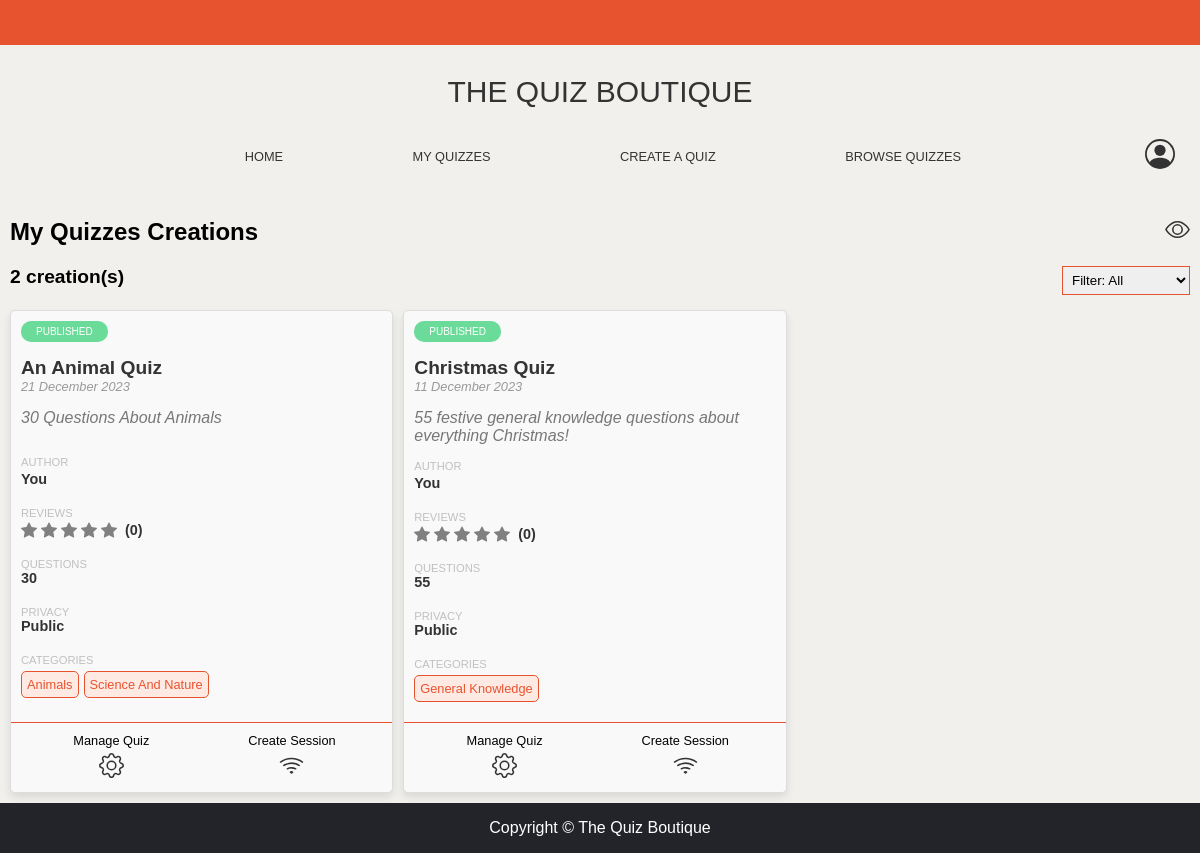
The page /my_quizzes/ (signed in) on the database its author committed.
### quiz/models.py (models this page shows, shortened)
class Quiz(models.Model):
    class Meta:
        verbose_name_plural = 'Quiz'
    author = models.ForeignKey(User, on_delete=models.CASCADE)
    title = models.CharField('Quiz title', max_length=200)
    title_url = models.CharField('Quiz title URL', max_length=255)
    description = models.TextField('Quiz description', blank=True, null=True, default="")
    category1 = models.CharField('Category 1', max_length=30, blank=True, null=True, default="")
    category2 = models.CharField('Category 2', max_length=30, blank=True, null=True, default="")
    category3 = models.CharField('Category 3', max_length=30, blank=True, null=True, default="")
    category4 = models.CharField('Category 4', max_length=30, blank=True, null=True, default="")
    featured = models.BooleanField('Featured status', default=False)
    private = models.BooleanField('Marked as private (no for public hosting)', default=False)
    complete = models.BooleanField('Complete status', default=False)
    edit_only = models.BooleanField('Editing only', default=False)
    hidden = models.BooleanField('Hidden', default=False)
    created_on = models.DateTimeField(auto_now_add=True)
    rating = models.IntegerField('Rating', default=0) #TODO: Do we need this field?
    def get_question_count(self):
        return self.question_set.count()

### quiz/views.py (the view, shortened to what this page needs)
# urls.py: path("my_quizzes/", views.my_quizzes, name="my_quizzes"),
@login_required
def my_quizzes(request):
    if request.method == "POST":
        if "host" in request.POST:
            quiz_id = int(request.POST["quiz_id"])
            try:
                quiz_data = Quiz.objects.get(author=request.user, id=quiz_id)
                if quiz_data.private == True:
                    if quiz_data.author == request.user:
                        pass
                    else:
                        messages.error(request, "Access denied. This is a private quiz.")
                        return redirect('my_quizzes')
                if quiz_data.hidden == True or quiz_data.complete == False:
                    messages.error(request, "Access denied. This quiz is unavailable.")
                    return redirect('my_quizzes')
                question_data = Question.objects.filter(quiz=quiz_data).order_by('question_number').first()
                quiz_instance = QuizInstance.objects.create(host=request.user, quiz=quiz_data, question_number=question_data.question_number, play_type=0)
                QuestionStep.objects.create(quiz_instance = quiz_instance, question = question_data)
                messages.success(request, "You have successfully created a hosting session.")
                return redirect('my_quizzes')
            except Exception as e:
                messages.error(request, "Unexpected error. Error: {}".format(e))
                return redirect('my_quizzes')
        elif "delete" in request.POST:
            quiz_id = int(request.POST["quiz_id"])
            try:
                quiz_data = QuizInstance.objects.get(host=request.user, id=quiz_id)
                if quiz_data.quiz_step == 0 or quiz_data.quiz_step == 1:
                    quiz_data.delete()
                    messages.success(request, "This quiz session was successfully deleted.")
                else:
                    messages.error(request, "This quiz has been completed. You may only archive this quiz session.")
                return redirect('my_quizzes')
            except Exception as e:
                messages.error(request, "Unexpected error. Error: {}".format(e))
                return redirect('my_quizzes')
        elif "archive" in request.POST:
            quiz_id = int(request.POST["quiz_id"])
            try:
                quiz_data = QuizInstance.objects.get(host=request.user, id=quiz_id)
                if quiz_data.quiz_step == 2:
                    quiz_data.archived = True
                    quiz_data.save()
                    messages.success(request, "This quiz session was successfully archived.")
                else:
                    messages.error(request, "This quiz instance is not yet complete. You may only archive once complete.")
                return redirect('my_quizzes')
            except Exception as e:
                messages.error(request, "Unexpected error. Error: {}".format(e))
                return redirect('my_quizzes')
        elif "leave" in request.POST:
            quiz_id = int(request.POST["quiz_id"])
            try:
                quiz_data = QuizInstance.objects.get(id=quiz_id)
                if quiz_data.quiz_step == 0 or quiz_data.quiz_step == 1:
                    participation = Participant.objects.get(quiz=quiz_data, user=request.user)
                    participation.delete()
                    if quiz_data.play_type == 1 and quiz_data.host == request.user:
                        quiz_data.delete()
                    elif quiz_data.play_type == 2:
                        quiz_data.delete()
                    messages.success(request, "You successfully left the quiz.")
                else:
                    messages.error(request, "This quiz is complete. You can only archive this quiz.")
                return redirect('my_quizzes')
            except Exception as e:
                messages.error(request, "Unexpected error. Error: {}".format(e))
                return redirect('my_quizzes')
        elif "archive_participant" in request.POST:
            quiz_id = int(request.POST["quiz_id"])
            try:
                quiz_data = QuizInstance.objects.get(id=quiz_id)
                if quiz_data.quiz_step == 2:
                    participation = Participant.objects.get(quiz=quiz_data, user=request.user)
                    participation.archived = True
                    participation.save()
                    messages.success(request, "This quiz session was successfully archived.")
                else:
                    messages.error(request, "This quiz is not yet complete. You cannot archive this quiz.")
                return redirect('my_quizzes')
            except Exception as e:
                messages.error(request, "Unexpected error. Error: {}".format(e))
                return redirect('my_quizzes')
        else:
            messages.error(request, "Invalid request.")
            return redirect('my_quizzes')
    else:
        created_quizzes = Quiz.objects.filter(author = request.user, hidden=False).annotate(
                                avg_rating=Avg('quizreviews__rating')).order_by('-created_on', 'title')
        hosted_quizzes = QuizInstance.objects.filter(host = request.user, archived=False).annotate(
                                avg_rating=Avg('quiz__quizreviews__rating')).order_by('-hosted_at')
        joined_quizzes = QuizInstance.objects.filter(participant__user=request.user, participant__archived=False
            ).annotate(avg_rating=Avg('quiz__quizreviews__rating')).order_by('-hosted_at')
        joined_quiz_ids = "quiz_instances = ["
        for quiz in joined_quizzes:
            id_string = f"'{quiz.id}',"
            joined_quiz_ids += id_string
        joined_quiz_ids += "]"
        archived_quizzes = QuizInstance.objects.filter(
            Q(host=request.user) & Q(archived=True) |
            Q(participant__user=request.user) & Q(participant__archived=True)
            ).order_by('-completed_on').prefetch_related('participant_set__quizteam_set', 'participant_set__quizteam_set__quizmember_set')
        additional_data_list = []
        for idx, additional_data in enumerate(additional_data_list):
            archived_quizzes[idx].additional_data = additional_data
        return render(request, "my_quizzes.html", {
            "quizzes": created_quizzes,
            "hosted": hosted_quizzes,
            "archived": archived_quizzes,
            "joined": joined_quizzes,
            "joined_quizzes_ids": joined_quiz_ids,
        })

### quiz/context_processors.py (called while the page is built)
def showcase_context(request):
    showcase_data = ShowcaseQuiz.objects.all().first()
    showcase_status = False
    if showcase_data:
        showcase_status = True
    return {
        'showcase_data': showcase_data,
        'showcase_status': showcase_status,
    }

### quiz/templates/my_quizzes.html (shortened to what this page needs)
{% extends "layout.html" %}
{% load static %}
{% block body %}
    {% if quizzes%}
        <div class="myquiz-top-row-container">
            <div style="display: flex; flex-direction: row; align-items: center;">
                <div style="flex: 1;">
                    <h2>My Quizzes Creations</h2>
                </div>
                <div id="hide-created">
                </div>
            </div>
            <div id="created-view-top" class="myquiz-top-row-subrow">
                <div style="font-weight: bold; font-size: 1.2em;">
                    {{ quizzes|length}} creation(s)
                </div>
                <div style="margin-left: auto;">
                    <select id="filter-category">
                        <option value="class-filter" selected>Filter: All</option>
                    </select>
                </div>
            </div>
        </div>
        <div id="created-view" class="myquiz-card-container">
            {% for quiz in quizzes %}
                <div class="myquiz-card class-filter {% if quiz.complete %}class-filter-complete{% else %}class-filter-inprogress{% endif %}">
                    <div class="myquiz-card-contents">
                        <div class="myquiz-status-container">
                            {% if quiz.complete %}
                                <div class="myquiz-status myquiz-status-green">PUBLISHED</div>
                            {% else %}
                                <div class="myquiz-status myquiz-status-orange">EDITING</div>
                            {% endif %}
                        </div>
                        <div class="myquiz-title">
                            {{ quiz.title }}
                        </div>
                        <div class="myquiz-date">
                            {{ quiz.created_on|date:"d F Y"}}
                        </div>
                        {% if quiz.description %}
                            <div class="myquiz-description">
                                {{ quiz.description }}
                            </div>
                        {% endif %}
                        <div class="myquiz-small-title" style="margin-bottom: 3px;">
                            AUTHOR
                        </div>
                        <div class="myquiz-small-text">
                            You
                        </div>
                        <div class="myquiz-small-title" style="margin-bottom: 3px;">
                            REVIEWS
                        </div>
                        <div id="created-stars-{{ quiz.id }}" class="myquiz-small-text" style="display: flex; align-items: center;">
                            ({{ quiz.quizreviews_set.all|length }})
                        </div>
                        <div class="myquiz-small-title">
                            QUESTIONS
                        </div>
                        <div class="myquiz-small-text">
                            {{ quiz.get_question_count }}
                        </div>
                        <div class="myquiz-small-title">
                            PRIVACY
                        </div>
                        <div class="myquiz-small-text">
                            {% if quiz.private %}
                                Private
                            {% else %}
                                Public
                            {% endif %}
                        </div>
                        <div class="myquiz-small-title">
                            CATEGORIES
                        </div>
                        <div class="myquiz-categories-container">
                            {% if quiz.category1 %}
                            <div class="myquiz-categories-item">
                                {{ quiz.category1 }}
                            </div>
                            {% endif %}
                            {% if quiz.category2 %}
                            <div class="myquiz-categories-item">
                                {{ quiz.category2 }}
                            </div>
                            {% endif %}
                        </div>
                    </div>
                    <div class="myquiz-bottom-buttons-container">
                        <div class="myquiz-bottom-buttons-column">
                            <div style="margin-bottom: 5px; font-size: 0.8em;">
                                Manage Quiz
                            </div>
                            <div>
                                <a href="{% url 'quiz_management' quiz_id=quiz.id %}">
                                </a>
                            </div>
                        </div>
                        <div class="myquiz-bottom-buttons-column">
                            {% if quiz.complete %}
                                <div style="margin-bottom: 5px; font-size: 0.8em;">
                                    Create Session
                                </div>
                                <div>
                                    <form action="{% url 'my_quizzes' %}" method="post">
                                        <button type="submit" class="button-svg" style="background-color: transparent;">
                                        </button>
                                    </form>
                                </div>
                            {% endif %}
                        </div>
                    </div>
                </div>
            {% endfor %}
        </div>
    {% endif %}
{% endblock %}

### quiz/static/styles.css (style rules this page uses)
@media screen and (min-width: 851px) { .myquiz-card { max-width: 33%; flex: 0 0 calc(33.33% - 10px); margin-right: 10px; } }
body { margin: 0; padding: 0; width: 100%; height: 100%; font-family: Arial, Helvetica, sans-serif; background-color: #F1F0EC; }
.pointer { cursor: pointer; }
.myquiz-top-row-container { display: flex; flex-direction: column; margin-bottom: 15px; }
.myquiz-top-row-subrow { display: flex; flex-direction: row; }
.myquiz-top-row-subrow select { padding: 5px; border: 1px solid #E8532F; }
.myquiz-card-container { display: flex; flex-wrap: wrap; justify-content: flex-start; padding: 0px; }
.myquiz-card { border: 1px solid #ddd; border-radius: 5px; margin-bottom: 10px; background-color: #f9f9f9; box-shadow: 0 4px 8px rgba(0, 0, 0, 0.1); display: flex; flex-direction: column; box-sizing: border-box; }
.myquiz-card a:link { text-decoration: none; color: inherit; }
.myquiz-card-contents { padding: 10px; }
.myquiz-status-container { display: flex; flex-direction: row; align-items: center; }
.myquiz-status { border-radius: 10px; min-width: 50px; text-align: center; color: white; font-size: 10px; padding: 5px 15px; margin-bottom: 15px; }
.myquiz-status-green { background-color: #6bdb9a; }
.myquiz-title { color: #333; font-weight: bold; font-size: 1.2em; text-overflow: ellipsis; white-space: nowrap; overflow: hidden; }
.myquiz-date { color:#999; font-size: 0.8em; font-style: italic; }
.myquiz-description { color: #777; margin: 15px 0px; font-style: italic; overflow: hidden; text-overflow: ellipsis; display: -webkit-box; -webkit-line-clamp: 2; -webkit-box-orient: vertical; min-height: 2em; }
.myquiz-small-title { color: #c0c0c0; font-size: 0.7em; margin-bottom: 0px; }
.myquiz-small-text { color: #333; font-weight: bold; font-size: 0.9em; margin-bottom: 20px; }
.myquiz-categories-container { padding: 5px 0px; display: flex; flex-wrap: wrap; }
.myquiz-categories-item { display: flex; justify-content: center; border: 1px solid #E8532F; background-color: #ffe9e3; color: #E8532F; font-size: 0.8em; padding: 5px; border-radius: 5px; margin-right: 5px; margin-bottom: 5px; text-overflow: ellipsis; white-space: nowrap; overflow: hidden; }
.myquiz-categories-item:last-child { margin-right: 0px; }
.myquiz-bottom-buttons-container { margin-top: auto; display: flex; flex-direction: row; padding: 10px; border-top: 1px solid #E8532F; }
.myquiz-bottom-buttons-column { display: flex; flex-direction: column; flex: 1; align-items: center; }
.button-svg { padding: 0; margin: 0; border: none; width: 25px; height: 25px; cursor: pointer; background-color: #FFF; }

### rows shown on the page
Quiz: complete "PUBLISHED", title "An Animal Quiz", created_on "21 December 2023", description "30 Questions About Animals", quizreviews_set.all|length "0", get_question_count "30", private "Public", category1 "Animals", category2 "Science And Nature"
Quiz: complete "PUBLISHED", title "Christmas Quiz", created_on "11 December 2023", description "55 festive general knowledge questions about everything Christmas!", quizreviews_set.all|length "0", get_question_count "55", private "Public", category1 "General Knowledge"

### other values the page prints
{{ quizzes|length }} "2"
